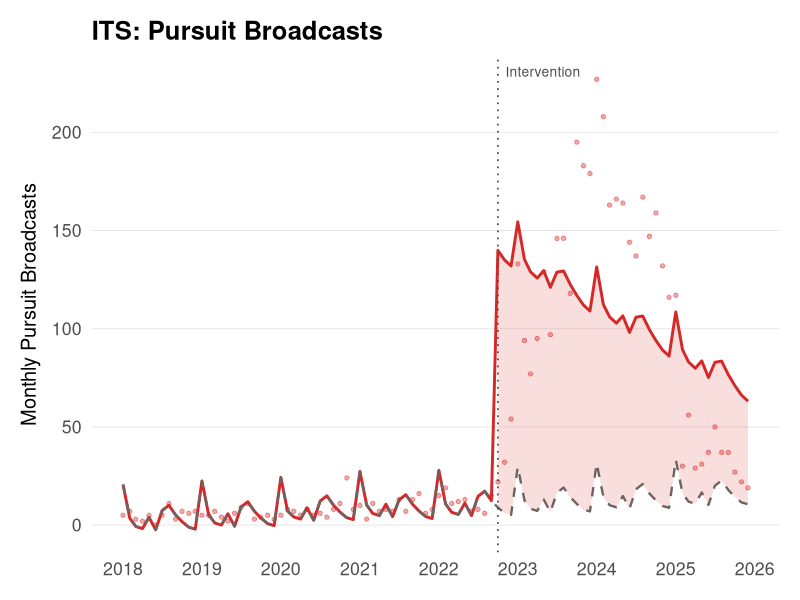
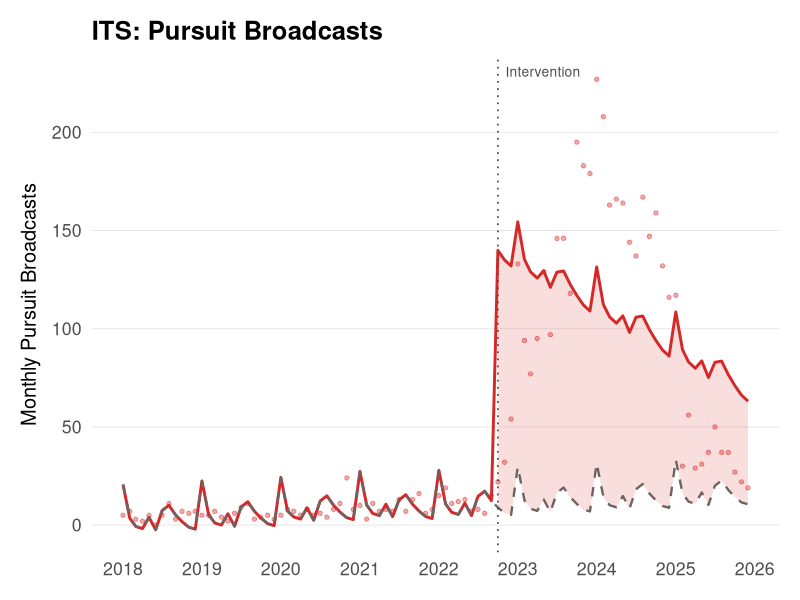
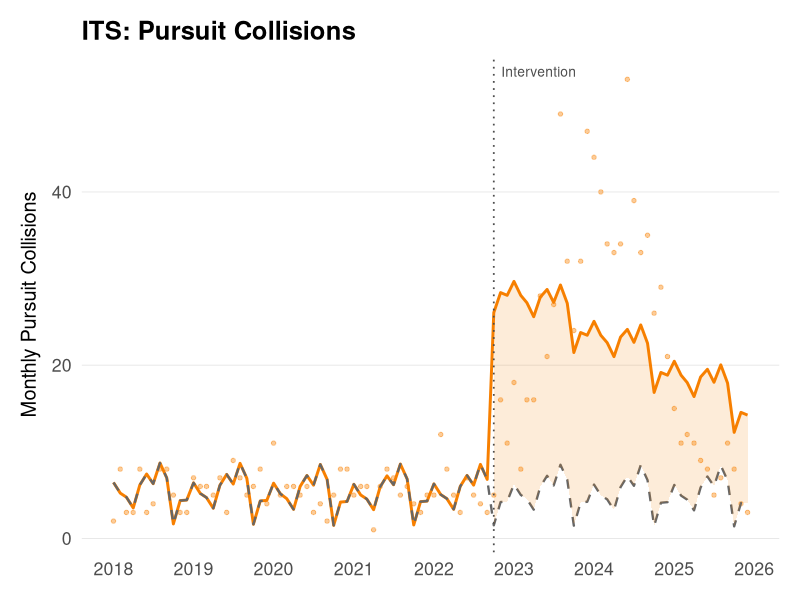
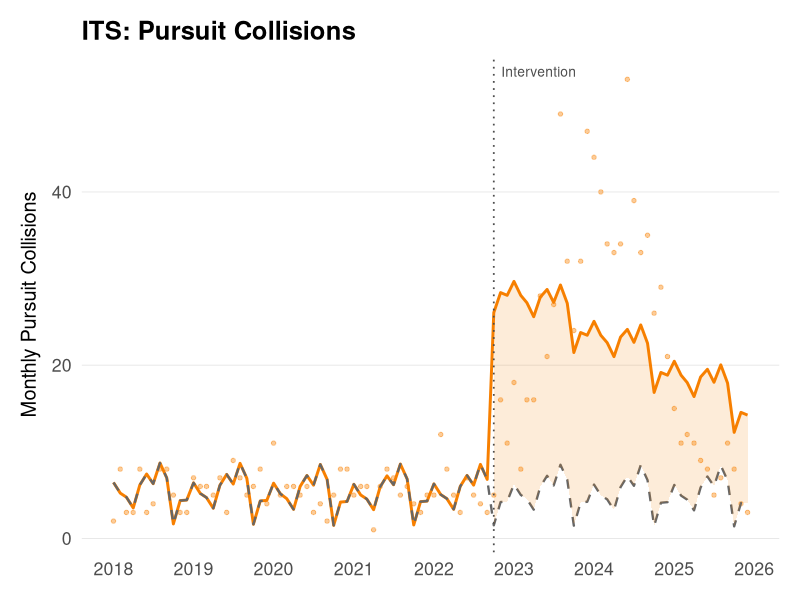
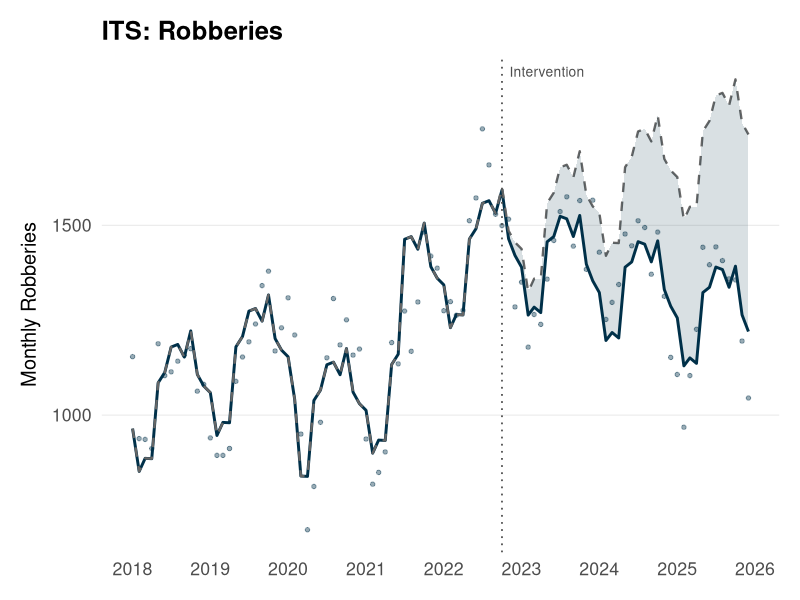
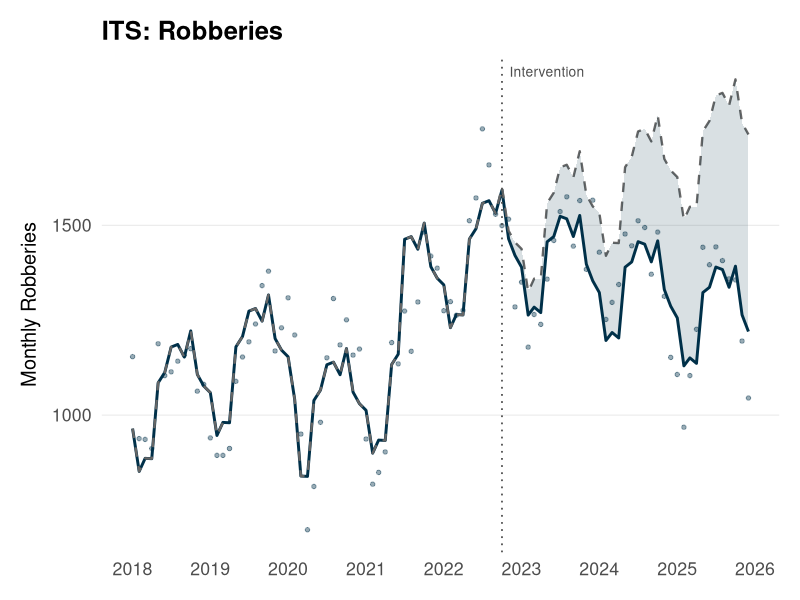
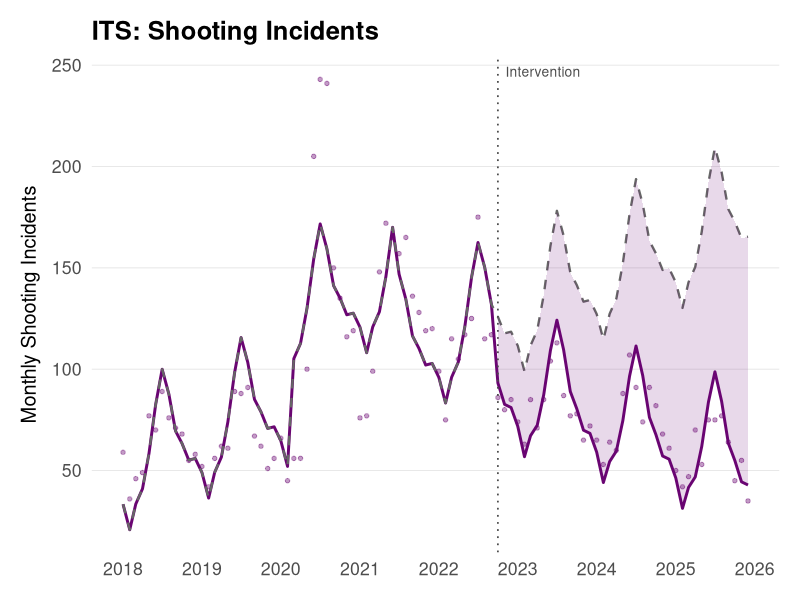
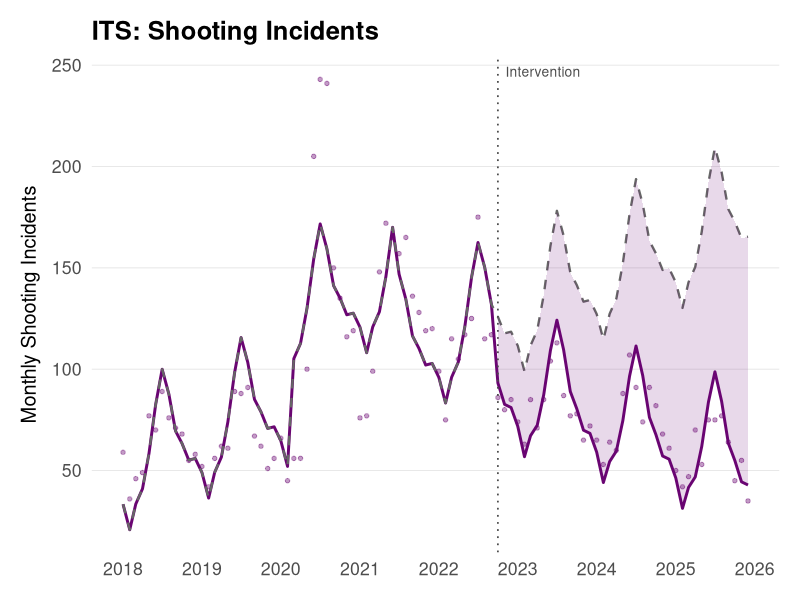

These charts were generated, in order, by the following R code:
# ==============================================================================
# Vehicle Pursuits Study: Interrupted Time Series (ITS) Analysis
# ==============================================================================
#
# Author:   John Hall & Justin Nix
#
# Purpose:
#   Estimate the effect of the October 2022 NYPD pursuit policy change using
#   segmented regression (interrupted time series). Outcome variables are
#   monthly city-level counts: pursuit events, pursuit crashes, robberies,
#   shooting incidents, and total gun violence.
#
#   Model: Y_t = b0 + b1*T + b2*D + b3*P + month_FEs + covid + e_t
#     T = time index (months from Jan 2018)
#     D = 1 if month >= Oct 2022 (level shift)
#     P = months since Oct 2022 (0 in pre-period; slope change)
#     b2 = immediate level shift at intervention
#     b3 = change in slope post-intervention
#   Standard errors: Newey-West HAC (lag = 6, prewhite = FALSE)
#
# Inputs:
#   - output/tables/monthly_panel.csv  (from script 01)
#
# Outputs (saved to output/):
#   - output/its_results/its_coefficients.csv   -- OLS + NW coefficients (all terms)
#   - output/its_results/its_newey_west.csv     -- manuscript-ready NW table (T/D/P/covid)
#   - output/its_results/its_sensitivity_dates.csv
#   - output/its_results/its_placebo_tests.csv
#   - output/its_results/comparative_its_panel.csv
#   - output/plots/ITS_*.png/.pdf               -- ITS figures (one per outcome)
#   - code/replication/its_panel.csv            -- analysis-ready panel for cross-language replication
#
# Runtime: ~1–2 min
# ==============================================================================
#
# Intervention: October 2022
#   Q3 2022 = 55 pursuit events, Q4 2022 = 200, Q1 2023 = 529
#   Dec 2022 = first month >100; Jan 2023 = first month >200
#   Oct 2022 chosen as conservative onset (first month of the Q4 ramp)

library(tidyverse)
library(lubridate)
library(scales)
library(sandwich)
library(lmtest)
library(here)



# Dirs and theme ---------------------------------------------------------------

dir.create(here("output"),             showWarnings = FALSE)
dir.create(here("output/plots"),       showWarnings = FALSE)
dir.create(here("output/tables"),      showWarnings = FALSE)
dir.create(here("output/its_results"), showWarnings = FALSE)

plot_dir    <- here("output/plots")
table_dir   <- here("output/tables")
results_dir <- here("output/its_results")

if (!exists("theme_pursuit")) {
  theme_pursuit <- function(base_size = 16) {
    theme_minimal(base_size = base_size) +
      theme(
        plot.title       = element_text(face = "bold", size = rel(1.15), margin = margin(b = 8)),
        plot.subtitle    = element_text(color = "grey30", size = rel(0.85), margin = margin(b = 12)),
        plot.caption     = element_text(color = "grey50", size = rel(0.7), hjust = 0, margin = margin(t = 10)),
        plot.background  = element_rect(fill = "white", color = NA),
        panel.grid.minor = element_blank(),
        panel.grid.major.x = element_blank(),
        panel.grid.major.y = element_line(color = "grey90", linewidth = 0.3),
        axis.title.x     = element_text(margin = margin(t = 8), size = rel(0.9)),
        axis.title.y     = element_text(margin = margin(r = 8), size = rel(0.9)),
        axis.text        = element_text(color = "grey30"),
        legend.position  = "top",
        legend.title     = element_blank(),
        plot.margin      = margin(15, 15, 15, 15)
      )
  }
}

COL_PURSUIT   <- "#D62828"
COL_COLLISION <- "#F77F00"
COL_ROBBERY   <- "#003049"
COL_SHOOTING  <- "#6A0572"
COL_GUNVIOL   <- "#1B998B"

save_plot <- function(p, name, w = 5, h = 3.5) {
  ggsave(file.path(plot_dir, paste0(name, ".png")),
         plot = p, width = w, height = h, dpi = 300, bg = "white")
  ggsave(file.path(plot_dir, paste0(name, ".pdf")),
         plot = p, width = w, height = h, bg = "white")
}


# 1. Define intervention and build ITS variables ===============================

# Load monthly_panel from disk if not already in memory (standalone Rscript run)
if (!exists("monthly_panel")) {
  monthly_panel <- read_csv(here("output", "tables", "monthly_panel.csv"),
                            show_col_types = FALSE) %>%
    mutate(month_date = as.Date(month_date))
  message("Loaded monthly_panel from output/tables/monthly_panel.csv")
}

INTERVENTION <- as.Date("2022-10-01")

message("\nITS ANALYSIS — NYPD PURSUIT ESCALATION\n")
message("Intervention:", as.character(INTERVENTION), "\n\n")

its <- monthly_panel %>%
  filter(month_date >= as.Date("2018-01-01"),
         month_date <= as.Date("2025-12-01")) %>%
  arrange(month_date) %>%
  mutate(
    T = row_number(),                                        # time index
    D = as.integer(month_date >= INTERVENTION),              # post indicator
    P = pmax(0L, as.integer(round(                           # time since intervention
      difftime(month_date, INTERVENTION, units = "days") / 30.44))),
    month_factor = factor(month(month_date)),                # seasonality
    covid = as.integer(month_date >= as.Date("2020-03-01") & # COVID period
                         month_date <= as.Date("2021-06-01"))
  )

message("n =", nrow(its), "months\n")
message("Pre:", sum(its$D == 0), "| Post:", sum(its$D == 1), "\n\n")


# 2. Fit segmented regression for each outcome =================================

outcomes <- list(
  list(var = "pursuit_events",     label = "Pursuit Broadcasts",                col = COL_PURSUIT),
  list(var = "pursuit_crashes",    label = "Pursuit Collisions",                col = COL_COLLISION),
  list(var = "robbery_count",      label = "Robberies",                         col = COL_ROBBERY),
  list(var = "shooting_incidents", label = "Shooting Incidents",                col = COL_SHOOTING),
  list(var = "total_gun_events",   label = "Gun Violence (Shootings + Shots Fired)", col = COL_GUNVIOL)
)

its_results <- list()

for (o in outcomes) {
  
  message("---", o$label, "---\n")
  
  # Fit: Y = b0 + b1*T + b2*D + b3*P + seasonality + covid
  y <- its[[o$var]]
  mod <- lm(y ~ T + D + P + month_factor + covid, data = its)
  
  # OLS and Newey-West results are stored in its_results; suppress direct printing
  # during automated runs. The summary table is written to its_coefficients.csv.
  # Newey-West HAC standard errors (lag = 6)
  nw <- coeftest(mod, vcov = NeweyWest(mod, lag = 6, prewhite = FALSE))
  
  # Durbin-Watson
  resids <- residuals(mod)
  dw <- sum(diff(resids)^2) / sum(resids^2)
  message("\nDurbin-Watson:", round(dw, 3), "\n")
  
  # Ljung-Box
  lb <- Box.test(resids, lag = 12, type = "Ljung-Box")
  message("Ljung-Box p (lag 12):", round(lb$p.value, 4), "\n")
  
  # Counterfactual: set D = 0, P = 0.
  # Use a local copy to avoid mutating the parent-scope `its` with columns
  # from the last iteration (which would create unexpected state for downstream code).
  its_loop <- its
  its_loop$fitted         <- predict(mod)
  its_loop$counterfactual <- predict(mod, newdata = its %>% mutate(D = 0L, P = 0L))
  its_loop$observed       <- y
  
  # Cumulative and average effect in post-period
  post <- its_loop %>% filter(D == 1)
  cum_eff <- sum(post$fitted - post$counterfactual)
  avg_eff <- mean(post$fitted - post$counterfactual)
  message("Cumulative effect: ", round(cum_eff, 1))
  message("Average monthly effect: ", round(avg_eff, 1))

  # Plot: observed + fitted + counterfactual
  p <- ggplot(its_loop, aes(month_date)) +
    geom_point(aes(y = observed), color = o$col, alpha = 0.4, size = 1.2) +
    geom_line(aes(y = fitted), color = o$col, linewidth = 1) +
    geom_line(aes(y = counterfactual), color = "grey40",
              linetype = "dashed", linewidth = 0.8) +
    geom_vline(xintercept = INTERVENTION, linetype = "dotted",
               color = "grey30", linewidth = 0.6) +
    annotate("text", x = INTERVENTION, y = Inf, label = "Intervention",
             vjust = 2, hjust = -0.1, size = 3.5, color = "grey30") +
    geom_ribbon(data = its_loop %>% filter(D == 1),
                aes(ymin = counterfactual, ymax = fitted),
                fill = o$col, alpha = 0.15) +
    scale_x_date(date_breaks = "1 year", date_labels = "%Y") +
    labs(
      title = if (o$label == "Gun Violence (Shootings + Shots Fired)")
                  "ITS: Gun Violence"
              else paste0("ITS: ", o$label),
      x = NULL, y = stringr::str_wrap(paste("Monthly", o$label), width = 30)
    ) +
    theme_pursuit()
  
  save_plot(p, paste0("ITS_", gsub(" ", "_", o$label)))
  
  # Store results
  its_results[[o$label]] <- list(
    model      = mod,
    nw_test    = nw,
    dw_stat    = dw,
    lb_pvalue  = lb$p.value,
    cum_effect = cum_eff,
    avg_effect = avg_eff
  )
}


# 3. Summary table =============================================================

its_summary <- map_dfr(outcomes, function(o) {
  mod <- its_results[[o$label]]$model
  nw  <- coeftest(mod, vcov = NeweyWest(mod, lag = 6, prewhite = FALSE))
  
  broom::tidy(mod, conf.int = TRUE) %>%
    filter(term %in% c("T", "D", "P", "covid")) %>%
    mutate(
      outcome     = o$label,
      nw_se       = nw[match(term, rownames(nw)), "Std. Error"],
      nw_pvalue   = nw[match(term, rownames(nw)), "Pr(>|t|)"]
    )
})

message("ITS Summary (OLS + Newey-West) written to its_coefficients.csv")

write_csv(its_summary, file.path(results_dir, "its_coefficients.csv"))


# 4. Sensitivity: vary intervention date =======================================

message("\n\n--- Sensitivity: intervention date ---\n\n")

sens_dates <- as.Date(c("2022-09-01", "2022-10-01", "2022-11-01",
                        "2022-12-01", "2023-01-01"))

sens_results <- map_dfr(outcomes, function(o) {
  map_dfr(sens_dates, function(int_date) {
    d <- its %>%
      mutate(
        D_s = as.integer(month_date >= int_date),
        P_s = pmax(0L, as.integer(round(
          difftime(month_date, int_date, units = "days") / 30.44)))
      )
    mod <- lm(d[[o$var]] ~ T + D_s + P_s + month_factor + covid, data = d)
    # Use Newey-West HAC SEs (lag = 6, matching main results) for CIs.
    # OLS CIs would be too narrow given autocorrelation in monthly crime data.
    nw_s  <- coeftest(mod, vcov = NeweyWest(mod, lag = 6, prewhite = FALSE))
    nw_ci <- data.frame(
      term = rownames(nw_s),
      estimate  = nw_s[, "Estimate"],
      std.error = nw_s[, "Std. Error"],
      statistic = nw_s[, "t value"],
      p.value   = nw_s[, "Pr(>|t|)"]
    ) %>%
      filter(term %in% c("D_s", "P_s")) %>%
      mutate(
        conf.low  = estimate - 1.96 * std.error,
        conf.high = estimate + 1.96 * std.error,
        outcome = o$label,
        intervention_date = int_date
      )
    nw_ci
  })
})

message("Level shift (D) by intervention date written to its_sensitivity_dates.csv")

write_csv(sens_results, file.path(results_dir, "its_sensitivity_dates.csv"))

# Plot
p_sens <- sens_results %>%
  filter(term == "D_s") %>%
  ggplot(aes(intervention_date, estimate, color = outcome)) +
  geom_point(size = 3) +
  geom_errorbar(aes(ymin = conf.low, ymax = conf.high), width = 8) +
  geom_hline(yintercept = 0, linetype = "dashed", color = "grey50") +
  facet_wrap(~outcome, scales = "free_y") +
  scale_color_manual(values = c(
    "Pursuit Broadcasts" = COL_PURSUIT, "Pursuit Collisions" = COL_COLLISION,
    "Robberies" = COL_ROBBERY, "Shooting Incidents" = COL_SHOOTING,
    "Gun Violence (Shootings + Shots Fired)" = COL_GUNVIOL
  )) +
  labs(
    title   = "Sensitivity: Level Shift by Intervention Date",
    subtitle = "Estimates and 95% CIs for D across candidate dates",
    x = "Intervention Date", y = "Estimated Level Change",
    caption = "Segmented regression with seasonality + COVID"
  ) +
  theme_pursuit() +
  theme(legend.position = "none")

save_plot(p_sens, "ITS_sensitivity_dates", w = 11, h = 7)


# 5. Placebo tests (false interventions in pre-period) =========================

message("\n\n--- Placebo tests ---\n\n")

placebo_dates <- seq.Date(as.Date("2019-01-01"), as.Date("2022-06-01"), by = "3 months")
pre <- its %>% filter(D == 0)

placebo_results <- map_dfr(
  outcomes[3:5],  # robberies, shootings, gun violence
  function(o) {
    map_dfr(placebo_dates, function(p_date) {
      d <- pre %>%
        mutate(
          D_p = as.integer(month_date >= p_date),
          P_p = pmax(0L, as.integer(round(
            difftime(month_date, p_date, units = "days") / 30.44)))
        )
      mod <- lm(d[[o$var]] ~ T + D_p + P_p + month_factor + covid, data = d)
      broom::tidy(mod, conf.int = TRUE) %>%
        filter(term == "D_p") %>%
        mutate(outcome = o$label, placebo_date = p_date)
    })
  }
)

message("Placebo test results written to its_placebo_tests.csv")

write_csv(placebo_results, file.path(results_dir, "its_placebo_tests.csv"))

# Real effects for comparison
real_d <- its_summary %>%
  filter(term == "D") %>%
  select(outcome, estimate) %>%
  mutate(placebo_date = INTERVENTION)

p_placebo <- placebo_results %>%
  ggplot(aes(placebo_date, estimate)) +
  geom_point(color = "grey50", size = 2) +
  geom_errorbar(aes(ymin = conf.low, ymax = conf.high),
                color = "grey60", width = 20) +
  geom_hline(yintercept = 0, linetype = "dashed", color = "grey30") +
  geom_point(data = real_d, aes(placebo_date, estimate),
             color = COL_PURSUIT, size = 4, shape = 18) +
  facet_wrap(~outcome, scales = "free_y") +
  scale_x_date(date_breaks = "1 year", date_labels = "%Y") +
  labs(
    title   = "Placebo Tests: False Intervention Dates (Pre-Period Only)",
    subtitle = "Grey = placebo estimates | Red diamond = real effect",
    x = "Placebo Date", y = "Estimated Level Shift",
    caption = "Tested at 3-month intervals in the pre-period."
  ) +
  theme_pursuit()

save_plot(p_placebo, "ITS_placebo_tests", w = 11, h = 6)


# 6. Publication table — regenerate its_newey_west.csv from canonical model ====
#
# The manuscript setup chunk loads its_newey_west.csv for all inline ITS stats.
# This section regenerates that file from the model fitted in this script
# (the canonical Y = b0 + b1*T + b2*D + b3*P + seasonality + covid specification)
# so that the manuscript always traces back to the stated model.
#
# Term mapping: T → "t", D → "post", P → "t_since" (manuscript column names).
# Outcome mapping: matches the labels used in the `outcomes` list above.

message("\n--- Regenerating its_newey_west.csv from canonical model ---\n\n")

its_pub <- its_summary %>%
  filter(term %in% c("T", "D", "P", "covid")) %>%
  mutate(
    term = recode(term,
      "T"     = "t",
      "D"     = "post",
      "P"     = "t_since",
      "covid" = "covid"
    ),
    # Rename outcomes to match manuscript filter strings
    outcome = recode(outcome,
      "Pursuit Broadcasts"                     = "Pursuits",
      "Pursuit Collisions"                     = "Collisions",
      "Robberies"                              = "Robberies",
      "Shooting Incidents"                     = "Shootings",
      "Gun Violence (Shootings + Shots Fired)" = "Gun Violence"
    )
  ) %>%
  # Column names match broom::tidy() conventions expected by the manuscript
  # setup chunk (pull(std.error), pull(p.value))
  select(outcome, term, estimate, std.error = nw_se, p.value = nw_pvalue)

write_csv(its_pub, file.path(results_dir, "its_newey_west.csv"))
message("  Regenerated: output/its_results/its_newey_west.csv\n")
message("  Source: canonical script 03 model (Y = b0 + b1*T + b2*D + b3*P + seasonality + covid)\n")
message("  Estimates should now match its_coefficients.csv point estimates.\n\n")

# Export ITS panel for replication — Python and Stata scripts load this directly.
# Saves the analysis-ready panel (T, D, P, outcomes, month_factor, covid) so that
# replication scripts do not need to re-derive ITS variables from monthly_panel.csv.
dir.create(here("code", "replication"), showWarnings = FALSE, recursive = TRUE)
write_csv(its, here("code", "replication", "its_panel.csv"))
message("  Exported: code/replication/its_panel.csv (ITS analysis-ready panel)\n\n")

# Verify consistency: D coefficient for shootings should match its_coefficients.csv
shoot_d_pub  <- its_pub    %>% filter(outcome == "Shootings",         term == "post") %>% pull(estimate)
shoot_d_coef <- its_summary %>% filter(outcome == "Shooting Incidents", term == "D")    %>% pull(estimate)
stopifnot(
  "its_newey_west.csv Shooting D does not match its_coefficients.csv — check recode()" =
    abs(shoot_d_pub - shoot_d_coef) < 0.001
)
message("  Consistency check: Shooting D matches its_coefficients.csv ✓\n\n")


# 7. Comparative ITS — Stacked Annual Windows ==================================
#
# Descriptive visual comparison: stack Oct–Sep windows across five years and
# overlay them on the same axes. Seasonality is controlled by comparing the
# same calendar months across years. Gray lines = pre-intervention windows;
# bold colored lines = post-Oct 2022 windows.
#
# Windows:
#   Oct 2019 – Sep 2020 (pre)
#   Oct 2020 – Sep 2021 (pre, COVID-affected)
#   Oct 2021 – Sep 2022 (immediate pre-period)
#   Oct 2022 – Sep 2023 (post-year 1)
#   Oct 2023 – Sep 2024 (post-year 2)
#
# Note: Oct 2024 – Sep 2025 (post-year 3) is available but Sept 2025 is the
# right-censor date; included as partial year.

message("\n7. Comparative ITS — stacked annual windows...\n")

# Build stacked panel
windows <- tribble(
  ~window_label,        ~window_start,            ~window_end,              ~period,  ~alpha_val,
  "Oct 2019–Sep 2020",  as.Date("2019-10-01"),    as.Date("2020-09-01"),    "pre",    0.5,
  "Oct 2020–Sep 2021",  as.Date("2020-10-01"),    as.Date("2021-09-01"),    "pre",    0.5,
  "Oct 2021–Sep 2022",  as.Date("2021-10-01"),    as.Date("2022-09-01"),    "pre",    0.8,
  "Oct 2022–Sep 2023",  as.Date("2022-10-01"),    as.Date("2023-09-01"),    "post",   1.0,
  "Oct 2023–Sep 2024",  as.Date("2023-10-01"),    as.Date("2024-09-01"),    "post",   1.0
)

comp_its_panel <- windows %>%
  rowwise() %>%
  reframe(
    window_label = window_label,
    period       = period,
    alpha_val    = alpha_val,
    month_date   = seq.Date(window_start, window_end, by = "month")
  ) %>%
  left_join(
    monthly_panel %>% select(month_date, shooting_incidents, robbery_count),
    by = "month_date"
  ) %>%
  mutate(
    # Relative month within Oct–Sep window: Oct = 1, Sep = 12
    rel_month = ((month(month_date) - 10) %% 12) + 1,
    # Color grouping: post years highlighted
    color_group = case_when(
      period == "post" & str_detect(window_label, "2022") ~ "Post Year 1",
      period == "post" & str_detect(window_label, "2023") ~ "Post Year 2",
      str_detect(window_label, "2021.Sep 2022")           ~ "Pre (immediate)",
      TRUE                                                  ~ "Pre"
    )
  ) %>%
  filter(!is.na(shooting_incidents))

write_csv(comp_its_panel, file.path(results_dir, "comparative_its_panel.csv"))
message("  Saved: output/its_results/comparative_its_panel.csv\n")

# Color palette for comparative ITS
COMP_COLORS <- c(
  "Pre"              = "grey70",
  "Pre (immediate)"  = "grey30",
  "Post Year 1"      = COL_SHOOTING,
  "Post Year 2"      = "#A0349E"
)
LINE_SIZES <- c("Pre" = 0.5, "Pre (immediate)" = 0.8, "Post Year 1" = 1.1, "Post Year 2" = 1.1)
MONTH_LABELS <- c("Oct", "Nov", "Dec", "Jan", "Feb", "Mar",
                  "Apr", "May", "Jun", "Jul", "Aug", "Sep")

# Shooting comparative ITS
p_comp_shoot <- ggplot(
  comp_its_panel,
  aes(x = rel_month, y = shooting_incidents,
      color = color_group, linewidth = color_group, group = window_label)
) +
  geom_line(alpha = 0.85) +
  geom_point(size = 1.5, alpha = 0.7) +
  scale_x_continuous(breaks = 1:12, labels = MONTH_LABELS) +
  scale_color_manual(values = COMP_COLORS, name = NULL) +
  scale_linewidth_manual(values = LINE_SIZES, name = NULL, guide = "none") +
  labs(
    title    = "Shooting Incidents: Annual Oct–Sep Windows",
    subtitle = "Comparing same calendar months across years — controls for seasonality",
    x        = "Month within window (Oct = start of pursuit era each year)",
    y        = "Shooting incidents (NYC monthly count)",
    caption  = paste0(
      "Gray = pre-intervention windows; colored = post-Oct 2022 windows.\n",
      "Descriptive comparison; not a formal identification test."
    )
  ) +
  theme_pursuit()

save_plot(p_comp_shoot, "fig_comparative_its_shooting")
message("  Saved: fig_comparative_its_shooting.png/.pdf\n")

# Robbery comparative ITS
p_comp_rob <- ggplot(
  comp_its_panel,
  aes(x = rel_month, y = robbery_count,
      color = color_group, linewidth = color_group, group = window_label)
) +
  geom_line(alpha = 0.85) +
  geom_point(size = 1.5, alpha = 0.7) +
  scale_x_continuous(breaks = 1:12, labels = MONTH_LABELS) +
  scale_color_manual(values = c("Pre" = "grey70", "Pre (immediate)" = "grey30",
                                "Post Year 1" = COL_ROBBERY, "Post Year 2" = "#004F6E"),
                     name = NULL) +
  scale_linewidth_manual(values = LINE_SIZES, name = NULL, guide = "none") +
  labs(
    title    = "Robbery Counts: Annual Oct–Sep Windows",
    subtitle = "Comparing same calendar months across years — controls for seasonality",
    x        = "Month within window (Oct = start of pursuit era each year)",
    y        = "Robbery count (NYC monthly count)",
    caption  = paste0(
      "Gray = pre-intervention windows; colored = post-Oct 2022 windows.\n",
      "Descriptive comparison; not a formal identification test."
    )
  ) +
  theme_pursuit()

save_plot(p_comp_rob, "fig_comparative_its_robbery")
message("  Saved: fig_comparative_its_robbery.png/.pdf\n")

message("  Comparative ITS complete.\n\n")


# Done =========================================================================

message("\nResults saved to:", results_dir, "\n")
message("Plots saved to:", plot_dir, "\n\n")
